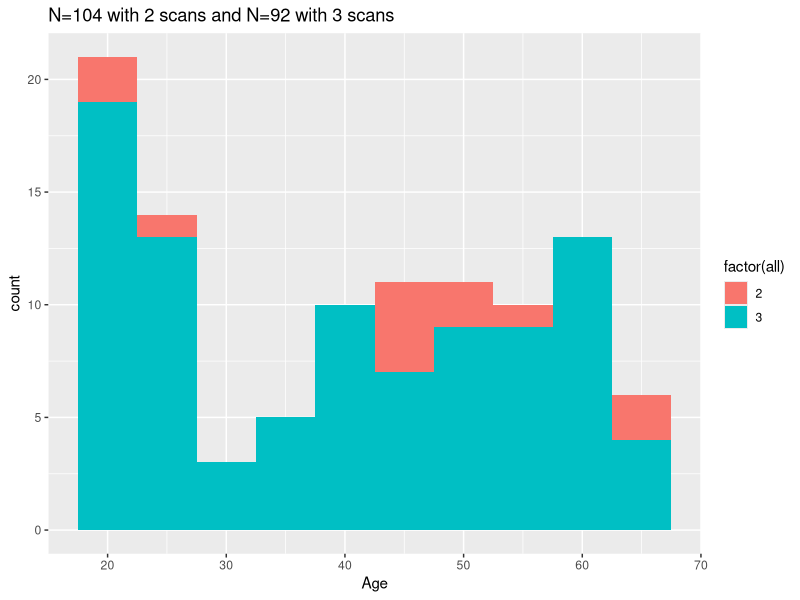
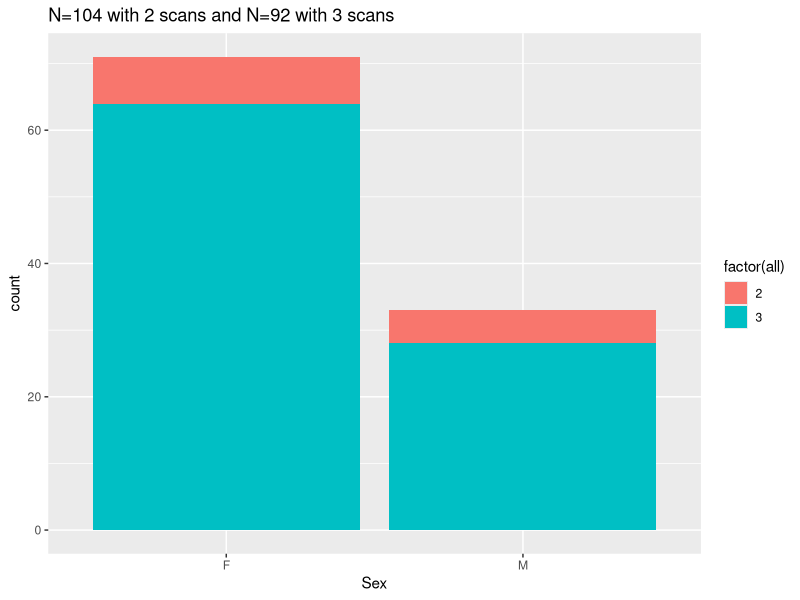
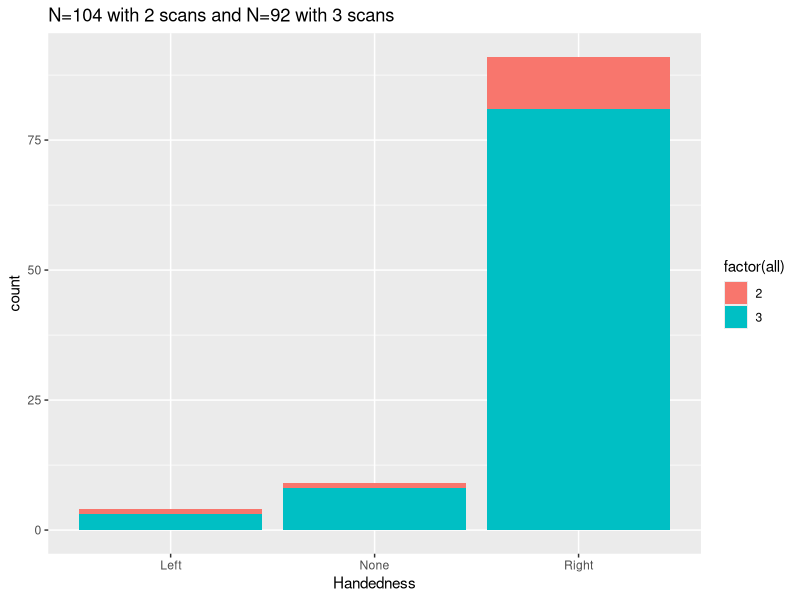

These figures' R source, in order:
#!/usr/bin/env Rscript

#' This script will gather new dataframes for analyses
#' as well as various files with paths to the functional data

#' # Setup
#+ setup
library(ggplot2)
df <- read.csv("../subinfo/30_phenos+qc+paths.csv")


#' # Filter Subjects

#' ## Select Ages
#' We will select participants between 18-65 (ie adults).
#+ select-ages
sdf <- subset(df, Age>=18 & Age<=65)

#' ## Select Usable Scans
#' We'll generate two sets of data-frames
#' 1. For subjects with usuable short and medium scans
#+ select-scans1
df.sm = subset(sdf, short==1 & medium==1, select=-X)
cat(sprintf("# of subjects: %i\n", nrow(df.sm)))

#' 2. For subjects with all three scans as usable
#+ select-scans2
df.sml = subset(df.sm, all==3)
cat(sprintf("# of subjects: %i\n", nrow(df.sml)))

#' ## Visaulize demographics
#' Here we show the distribution of ages, sexes, and handedness.

#+ viz-demos
ggplot(df.sm, aes(Age, fill=factor(all))) + geom_histogram(binwidth=5) + 
  ggtitle(sprintf("N=%i with 2 scans and N=%i with 3 scans", nrow(df.sm), nrow(df.sml)))
ggplot(df.sm, aes(Sex, fill=factor(all))) + geom_bar() + 
  ggtitle(sprintf("N=%i with 2 scans and N=%i with 3 scans", nrow(df.sm), nrow(df.sml)))
ggplot(df.sm, aes(Handedness, fill=factor(all))) + geom_bar() + 
  ggtitle(sprintf("N=%i with 2 scans and N=%i with 3 scans", nrow(df.sm), nrow(df.sml)))



#' # Create file lists

#' Here we will create two sets of functional file lists for participants with
#' 2 scans and participants with 3 scans.
#+ list-setup
basedir <- "/home2/data/Projects/NKI_ROCKLAND_CPAC_test/Sink/sym_links"
pipelines <- c(
  "_compcor_ncomponents_5_linear1.motion1.compcor1.CSF_0.98_GM_0.7_WM_0.98", 
  "linear1.wm1.global1.motion1.csf1_CSF_0.98_GM_0.7_WM_0.98"
)
suffix <- "func/bandpass_freqs_0.009.0.1/functional_mni.nii.gz"

#' ## Two Scans
#+ sm-setup
outbase <- sprintf("../subinfo/40_Set1_N%i", nrow(df.sm))
dir.create(outbase, F)
fnames <- c("short", "medium", "long")
#+ sm-lists
for (i in 1:length(fnames)) {
  name <- fnames[i]
  # compcor
  funclist <- file.path(basedir, df.sm[[paste(name, "dir", sep="_")]], suffix)
  outfile <- sprintf("%s/%s_compcor_funcpaths.txt", outbase, name)
  write.table(funclist, file=outfile, row.names=F, col.names=F)
  # global
  funclist <- gsub(pipelines[1], pipelines[2], funclist)
  outfile <- sprintf("%s/%s_global_funcpaths.txt", outbase, name)
  write.table(funclist, file=outfile, row.names=F, col.names=F)
}
#+ sm-df
outdf <- subset(df.sm, select=-c(short_dir, medium_dir, long_dir))
outfile <- file.path(outbase, "subject_info.csv")
write.csv(outdf, outfile)

#' ## Three Scans
#+ sml-setup
outbase <- sprintf("../subinfo/40_Set2_N%i", nrow(df.sml))
dir.create(outbase, F)
fnames <- c("short", "medium", "long")
#+ sml-lists
for (i in 1:length(fnames)) {
  name <- fnames[i]
  # compcor
  funclist <- file.path(basedir, df.sml[[paste(name, "dir", sep="_")]], suffix)
  outfile <- sprintf("%s/%s_compcor_funcpaths.txt", outbase, name)
  write.table(funclist, file=outfile, row.names=F, col.names=F)
  # global
  funclist <- gsub(pipelines[1], pipelines[2], funclist)
  outfile <- sprintf("%s/%s_global_funcpaths.txt", outbase, name)
  write.table(funclist, file=outfile, row.names=F, col.names=F)
}
#+ sml-df
outdf <- subset(df.sml, select=-c(short_dir, medium_dir, long_dir))
outfile <- file.path(outbase, "subject_info.csv")
write.csv(outdf, outfile)
